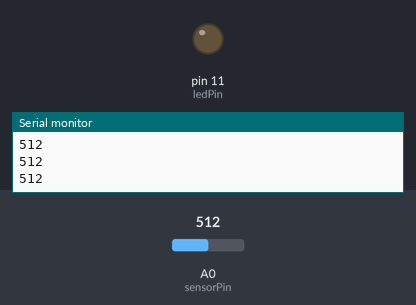
Recording of a sketch running on a simulated Arduino Uno, built with avr-gcc and run on an emulated ATmega328P. Shown: output pins drawn as LEDs (lit = HIGH), the last lines printed to the serial monitor. Inputs (shaded band) come from the test bench; at power-on: A0 (sensorPin) = 512.

Above: at 1.2 s.
1.3 s: A0 (sensorPin) set to 53
2.8 s: A0 (sensorPin) set to 45
At 3.3 s:
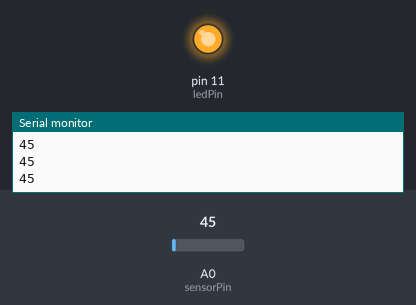
4.3 s: A0 (sensorPin) set to 122
At 5.5 s:
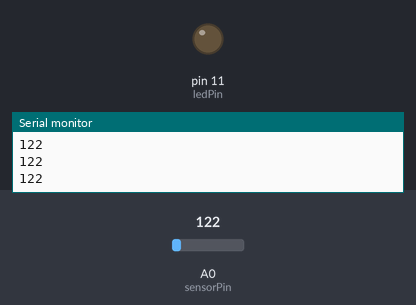
5.8 s: A0 (sensorPin) set to 40
At 6.7 s:
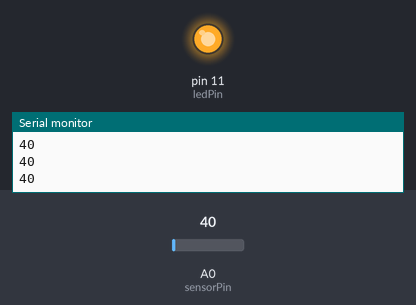
Timing chart, 0 to 8.3 s (numbered marks = the images above; inputs shaded):
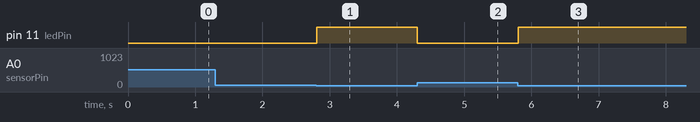

Measured:
- the behaviour switches between 50 and 49 on A0 (sensorPin) (found by bisection; images 0 and 1)
- after the input at 2.8 s, pin 11 (ledPin): LOW → HIGH at once
- after the input at 4.3 s, pin 11 (ledPin): HIGH → LOW at once
- after the input at 5.8 s, pin 11 (ledPin): LOW → HIGH at once

The sketch:

2_-_LDR.ino
```cpp
//Tugas 2: LDR yang kalau disinari maka LEDnya mati dan sebaliknya kalau tidak ada sinar maka LED menyala

int sensorPin = A0;    // select the input pin for the potentiometer
int ledPin = 11;      // select the pin for the LED
int sensorValue = 0;  // variable to store the value coming from the sensor

void setup() {
  Serial.begin(9600);
  pinMode(ledPin, OUTPUT);
}

void loop() {
  sensorValue = analogRead(sensorPin);

  Serial.println(sensorValue);
  if(sensorValue<50){
    digitalWrite(ledPin, HIGH);
  }
  else {
    digitalWrite(ledPin, LOW);
  }
}
```
